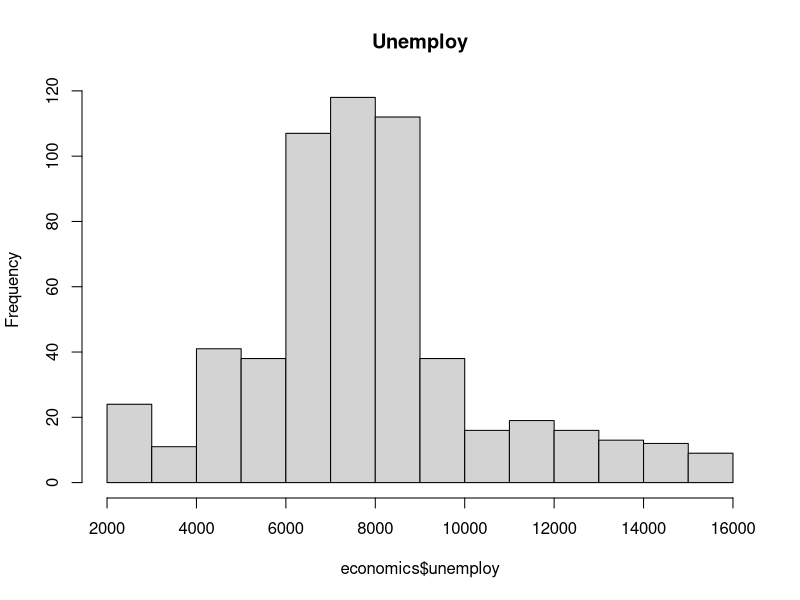
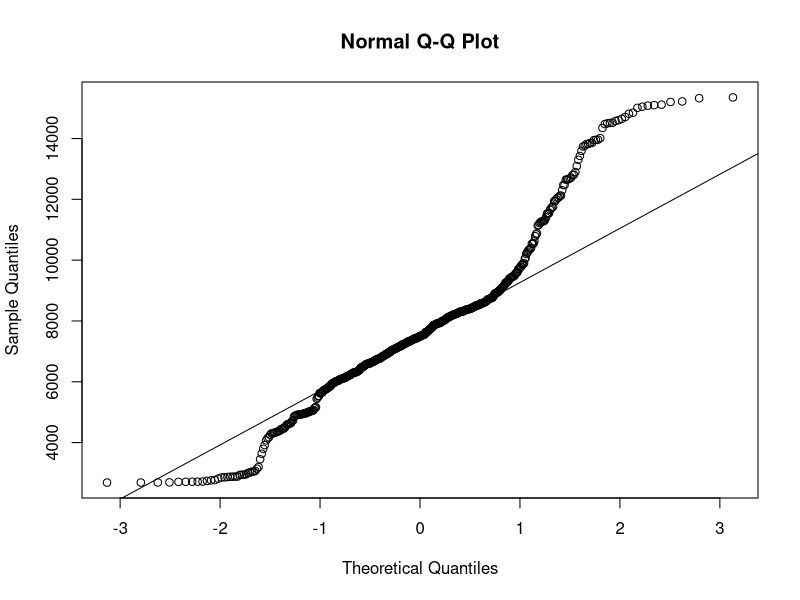
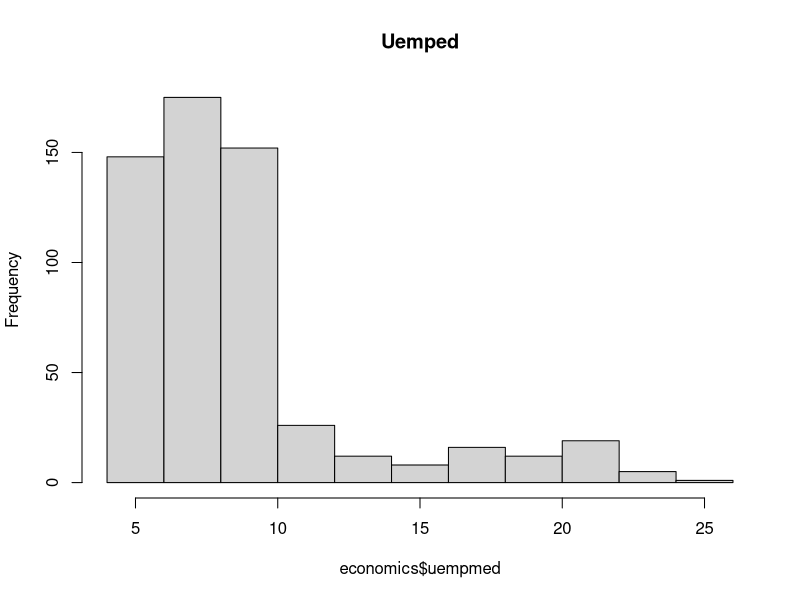
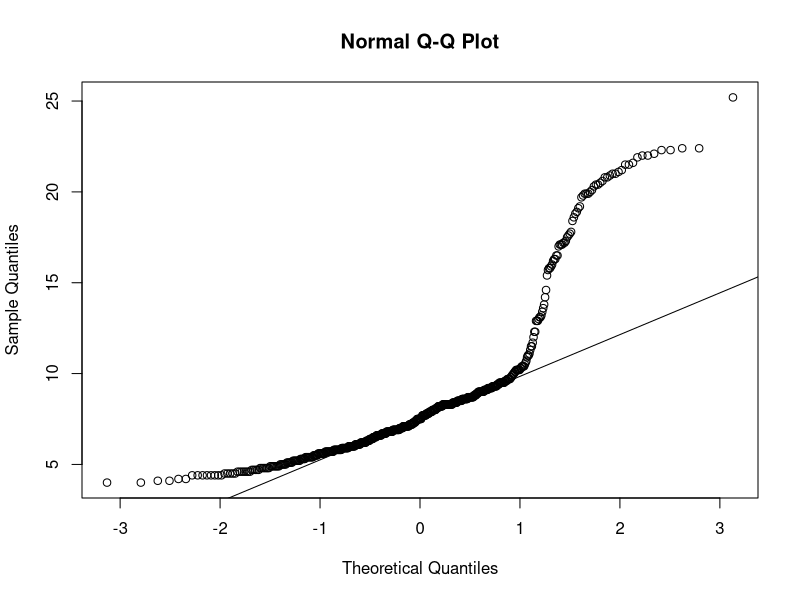

Source code (R) for these figures, in order: (Note: this script raises an error after producing the figures.)
## ---- chunk 1
knitr::opts_chunk$set(echo = TRUE)
## ---- chunk 2
library(ggplot2)
data("economics")
help("economics")
hist(economics$unemploy, main="Unemploy")
qqnorm(economics$unemploy)
qqline(economics$unemploy)

hist(economics$uempmed, main = "Uemped")
qqnorm(economics$uempmed)
qqline(economics$uempmed)
## ---- chunk 3
lm_unemploy <- lm(unemploy ~ uempmed, data=economics)
summary(m1)
par(mfrow=c(2,2))
plot(m1)
## ---- chunk 4
lm_uempmed <- lm(uempmed ~ unemploy, data=economics)
summary(m2)
par(mfrow=c(2,2))
plot(m2)
## ---- chunk 5
uempmedText <- "median duration of unemployment, in weeks (uempmed)"
unemployText <- "number of unemployed in thousands (unemploy)"
plot(economics$uempmed, economics$unemploy, xlab=uempmedText, ylab=unemployText , main="Unemploy ~ Uempmed")
abline(lm_unemploy)
plot(economics$unemploy, economics$uempmed, xlab=unemployText, ylab=uempmedText, main="Uempmed ~ Unemploy")
abline(lm_uempmed)
## ---- chunk 6
lm_unemploy_log <- lm(unemploy ~ log(uempmed), data=economics)
summary(lm_unemploy_log)

lm_uempmed_log <- lm(log(uempmed) ~ unemploy, data=economics)
summary(lm_uempmed_log)
## ---- chunk 7
plot(economics$uempmed, economics$unemploy, xlab = "Mittlere Anzahl der Tage in Arbeitslosigkeit (uempmed)", ylab = "Anzahl der Arbeitslosen (unemploy)", main = "unemploy erklärt durch uempmed")
lines(economics$uempmed, predict(lm_unemploy_log), col = "red")

plot(economics$unemploy, economics$uempmed, xlab = "Anzahl der Arbeitslosen (unemploy)", ylab = "Mittlere Anzahl der Tage in Arbeitslosigkeit (uempmed)", main = "uempmed erklärt durch unemploy")
lines(economics$unemploy, exp(predict(lm_uempmed_log)), col = "red")
## ---- chunk 8
lm_unemploy_poly <- lm(unemploy ~ poly(uempmed, degree=10, raw=T), data = economics)
lm_uempmed_poly <- lm(uempmed ~ poly(uempmed, degree=10, raw=T), data = economics)
summary(lm_unemploy_poly)
summary(lm_uempmed_poly)
## ---- chunk 9
analyse <- function(model,daten) {
  model_predict <- predict(model, newdata = economics)
  
  # Root Mean Squared Error (RMSE):
  modell_rmse <- sqrt(mean((daten - model_predict)^2))
 
  # Mean Squared Error (MSE)
  modell_mse <- mean((daten - model_predict)^2)
  
  # Median Absolute Deviation (MAD)
  modell_mad <- median(abs(daten - median(model_predict)))
  
  
  return(c(modell_rmse, modell_mse, modell_mad))
}



m1_lm <- analyse(lm_unemploy, economics$unemploy)
m1_log <- (analyse(model_log1, economics$unemploy))
m1_poly <- analyse(poly_model_unemploy, economics$unemploy)
m2_lm <- analyse(lm_unemploy, economics$uempmed)
m2_log <- exp(analyse(model_log2, economics$uempmed))
m2_poly <- analyse(poly_model_unemploy, economics$uempmed)
titel <- c("RMSE","MSE","MAD")
a <- cbind(titel, m1_lm, m1_log, m1_poly)
b <- cbind(titel, m2_lm, m2_log, m2_poly)
a <- as.data.frame(a)
b <- as.data.frame(b)
a
b
# a <- a |>
#   pivot_longer(-titel, names_to = "Model", values_to = "Value")
# a |>
#   dplyr::select(titel, Model, Value) |>
#   ggplot(aes(x = titel, y = Value, fill = Model)) + geom_bar(stat = "identity", position = "dodge")
# 
# b <- b |>
#   pivot_longer(-titel, names_to = "Model", values_to = "Value")
# b |>
#   dplyr::select(titel, Model, Value) |>
#   ggplot(aes(x = titel, y = Value, fill = Model)) + geom_bar(stat = "identity", position = "dodge")
## ---- chunk 10
plot(economics$uempmed, economics$unemploy, xlab = "Anzahl der Arbeitslosen (unemploy)", ylab = "Mittlere Anzahl der Tage in Arbeitslosigkeit (uempmed)", main = "uempmed erklärt durch unemploy")
lines(smooth.spline(economics$uempmed, predict(poly_model_unemploy)), col="red")


plot(economics$unemploy, economics$uempmed, xlab = "Anzahl der Arbeitslosen (unemploy)", ylab = "Mittlere Anzahl der Tage in Arbeitslosigkeit (uempmed)", main = "uempmed erklärt durch unemploy")
lines(smooth.spline(economics$unemploy, predict(poly_model_uempmed)), col="red")
## ---- chunk 11
# Packete laden
library(MASS)
pimatr <- Pima.tr
pimatr
modell_type_logistisch <- glm(type ~ age + bmi + glu + ped, data = Pima.tr, family = "binomial"(link ="logit"))
summary(modell_type_logistisch)
## ---- chunk 12
# (within sample) True Positives, True Negatives, False Positives, False Negatives, Sensitivität und Spezifizität
predicted_values1 <- predict(modell_type_logistisch)
predicted_type1 <- ifelse(predicted_values1 >= 0, 1, 0)
actual_values1 <- ifelse(Pima.tr$type == "Yes", 1, 0)

TP1 <- sum(predicted_type1 == 1 & actual_values1 == 1)
FP1 <- sum(predicted_type1 == 1 & actual_values1 == 0)
TN1 <- sum(predicted_type1 == 0 & actual_values1 == 0)
FN1 <- sum(predicted_type1 == 0 & actual_values1 == 1)

sensitivity1 <- TP1 / (TP1 + FN1)
specificity1 <- TN1 / (TN1 + FP1)
sensitivity1
specificity1
## ---- chunk 13
# (out of sample) True Positives, True Negatives, False Positives, False Negatives, Sensitivität und Spezifizität
predicted_values2 <- predict(modell_type_logistisch,Pima.te)
predicted_type2 <- ifelse(predicted_values2 >= 0, 1, 0)
actual_values2 <- ifelse(Pima.te$type == "Yes", 1, 0)

TP2 <- sum(predicted_type2 == 1 & actual_values2 == 1)
FP2 <- sum(predicted_type2 == 1 & actual_values2 == 0)
TN2 <- sum(predicted_type2 == 0 & actual_values2 == 0)
FN2 <- sum(predicted_type2 == 0 & actual_values2 == 1)

sensitivity2 <- TP2 / (TP2 + FN2)
specificity2 <- TN2 / (TN2 + FP2)
sensitivity2
specificity2
## ---- chunk 14
plot(1, type = "n", xlab = "", ylab = "", xlim = c(0, 4), ylim = c(0, 12), axes = FALSE)
text(1, 9, TP1, cex = 2)
text(1, 8, "TP")
text(3, 9, FN1, cex = 2)
text(3, 8, "FN")
text(1, 3, FP1, cex = 2)
text(1, 2, "FP")
text(3, 3, TN1, cex = 2)
text(3, 2, "TN")
text(0, 11, "Actual TRUE", pos = 2, srt= 90)
text(0, 5, "Actual FALSE", pos = 2, srt= 90)
text(1.5, 12, "Predicted TRUE", pos = 2)
text(3.5, 12, "Predicted FALSE", pos = 2)

plot(1, type = "n", xlab = "", ylab = "", xlim = c(0, 4), ylim = c(0, 12), axes = FALSE)
text(1, 9, TP2, cex = 2)
text(1, 8, "TP")
text(3, 9, FN2, cex = 2)
text(3, 8, "FN")
text(1, 3, FP2, cex = 2)
text(1, 2, "FP")
text(3, 3, TN2, cex = 2)
text(3, 2, "TN")
text(0, 11, "Actual TRUE", pos = 2, srt= 90)
text(0, 5, "Actual FALSE", pos = 2, srt= 90)
text(1.5, 12, "Predicted TRUE", pos = 2)
text(3.5, 12, "Predicted FALSE", pos = 2)
